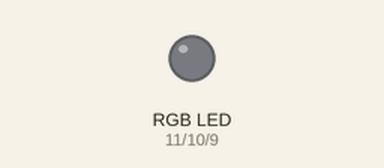
The sketch below on a simulated Arduino Uno, built with avr-gcc and run on an emulated ATmega328P. Shown: an RGB LED mixed from three pins (HIGH = lit). Dim RGB values are drawn brighter than linear; random numbers use the default seed unless the sketch sets one.

Above: at 0.1 s.
At 4.1 s:
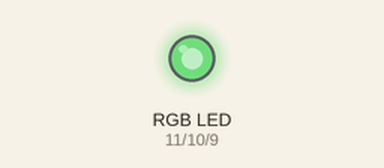
At 9.1 s:
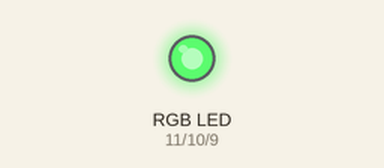
At 19.1 s:
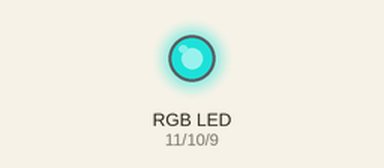
At 29.1 s:
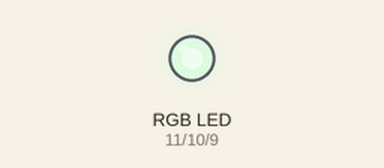
At 39.1 s:
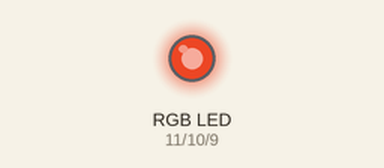
Timing chart, 0 to 40.0 s (numbered marks = the images above):
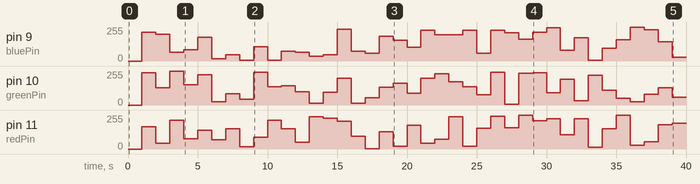

Measured:
- by itself, pin 9 (bluePin): 0/255 → 217/255 at 1.0 s, → 200/255 1.0 s later, → 67/255 1.0 s later, → 85/255 1.0 s later, … (39 changes in this stretch)
- by itself, pin 11 (redPin): 0/255 → 167/255 at 1.0 s, → 42/255 1.0 s later, → 216/255 1.0 s later, → 77/255 1.0 s later, … (39 changes in this stretch)

The sketch:

Exercise4.ino
```cpp
/*
Adafruit Arduino - Lesson 3. RGB LED
*/

unsigned long startMillis;  //some global variables available anywhere in the program
unsigned long currentMillis;
const unsigned long period = 1000;  //the value is a number of milliseconds

int redPin = 11;
int greenPin = 10;
int bluePin = 9;

//uncomment this line if using a Common Anode LED
//#define COMMON_ANODE

void setup()
{
  pinMode(redPin, OUTPUT);
  pinMode(greenPin, OUTPUT);
  pinMode(bluePin, OUTPUT);

  startMillis = millis();  //initial start time
}

void loop()
{
  currentMillis = millis();  //get the current "time" (actually the number of milliseconds since the program started)
  if (currentMillis - startMillis >= period) {
    int r = random(0, 256);
    int g = random(0, 256);
    int b = random(0, 256);
    setColor(r, g, b);
    startMillis = currentMillis;  //IMPORTANT to save the start time of the current LED state.
  }
}

void setColor(int red, int green, int blue)
{
  #ifdef COMMON_ANODE
    red = 255 - red;
    green = 255 - green;
    blue = 255 - blue;
  #endif
  analogWrite(redPin, red);
  analogWrite(greenPin, green);
  analogWrite(bluePin, blue);
}
```
